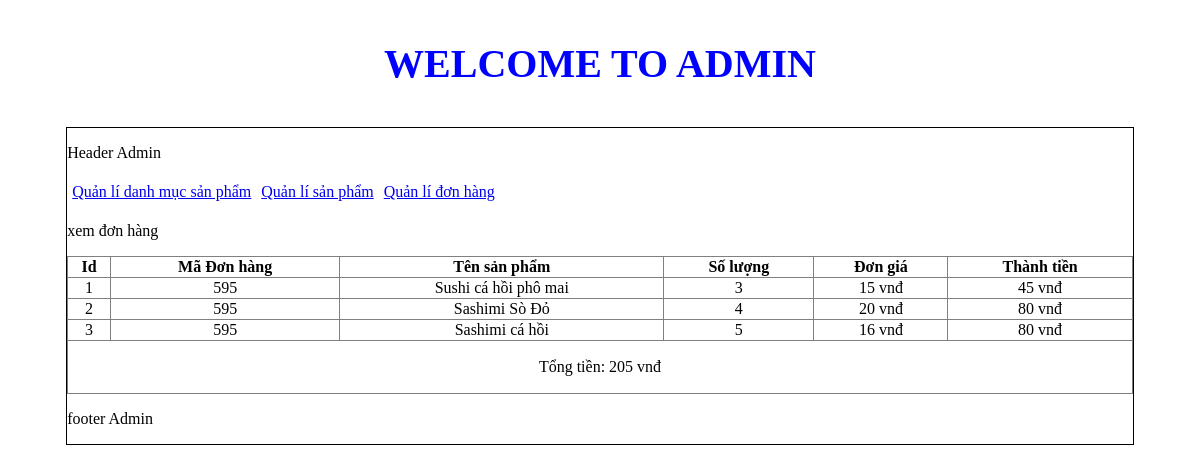
The page /admin/index.php?action=donhang&query=xemdonhang&code=595 on the database its author committed.
### tables this page shows
CREATE TABLE `tbl_cart_details` (
  `id_cart_details` int(11) NOT NULL,
  `code_cart` varchar(10) NOT NULL,
  `id_sanpham` int(11) NOT NULL,
  `soluongmua` int(11) NOT NULL
);

CREATE TABLE `tbl_sanpham` (
  `id_sanpham` int(11) NOT NULL,
  `tensanpham` varchar(250) NOT NULL,
  `masp` varchar(100) NOT NULL,
  `giasp` varchar(50) NOT NULL,
  `soluong` int(11) NOT NULL,
  `hinhanh` varchar(50) NOT NULL,
  `tomtat` tinytext NOT NULL,
  `noidung` text NOT NULL,
  `tinhtrang` int(11) NOT NULL,
  `id_danhmuc` int(11) NOT NULL
);

### admin/modules/quanlidonhang/xemdonhang.php (the view)
<p>xem đơn hàng</p>
<?php
    $code = $_GET['code'];
    $sql_lietke_dh = "SELECT * FROM tbl_cart_details,tbl_sanpham WHERE tbl_cart_details.id_sanpham = tbl_sanpham.id_sanpham
    AND tbl_cart_details.code_cart = '".$code."' ORDER BY tbl_cart_details.id_cart_details DESC";
    $query_kietke_dh = mysqli_query($con, $sql_lietke_dh);
?>
<table border="1px" style="border-collapse: collapse; width:100%" >
    <tr>
        <th>Id</th>
        <th>Mã Đơn hàng</th>
        <th>Tên sản phẩm</th>
        <th>Số lượng</th>
        <th>Đơn giá</th>
        <th>Thành tiền</th>
    </tr>
    <?php
        $i = 0;
        $tongtien = 0;
        while($row = mysqli_fetch_array($query_kietke_dh)){
            $i++;
            $thanhtien = $row['soluongmua'] * $row['giasp'];
            $tongtien += $thanhtien ;
    ?>
    <tr align="center">
        <td><?php echo $i ?></td>
        <td><?php echo $row['code_cart'] ?></td>
        <td><?php echo $row['tensanpham'] ?></td>
        <td><?php echo $row['soluongmua'] ?></td>
        <td><?php echo number_format($row['giasp'],0,',','.').' vnđ' ?></td>
        <td><?php echo number_format($thanhtien,0,',','.').' vnđ'?></td>
    </tr>
    <?php
    }
    ?>
    <tr>
    <td colspan="6">
            <p  style="text-align: center;">Tổng tiền: <?php echo number_format($tongtien,0,',','.').' vnđ' ?></p>
        </td>
    </tr>
</table>

### rows shown on the page
tbl_cart_details: code_cart "595", id_sanpham.tensanpham "Sushi cá hồi phô mai", soluongmua "3", id_sanpham.giasp "15", soluongmua.giasp "45"
tbl_cart_details: code_cart "595", id_sanpham.tensanpham "Sashimi Sò Đỏ", soluongmua "4", id_sanpham.giasp "20", soluongmua.giasp "80"
tbl_cart_details: code_cart "595", id_sanpham.tensanpham "Sashimi cá hồi", soluongmua "5", id_sanpham.giasp "16", soluongmua.giasp "80"

### other values the page prints
$tongtien "205"
